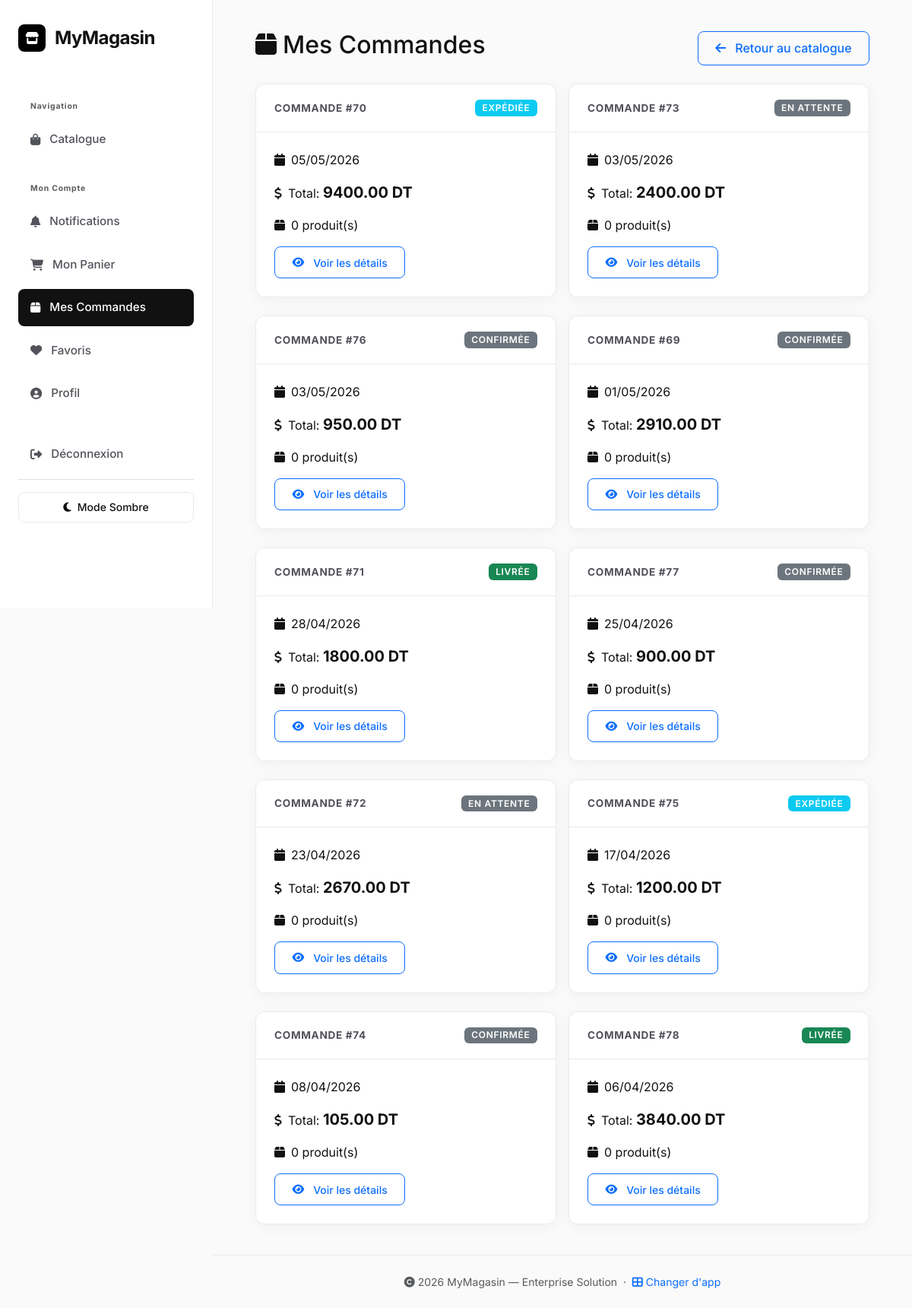
/magasin/commandes/ (signed in), run on the app's committed database.
### magasin/models.py (models this page shows, shortened)
class Commande(models.Model):
    STATUS_CHOICES = [
        ('en_attente',    'En attente'),
        ('confirmee',     'Confirmée'),
        ('en_preparation','En préparation'),
        ('expediee',      'Expédiée'),
        ('livree',        'Livrée'),
        ('annulee',       'Annulée'),
    ]
    client    = models.ForeignKey(User, on_delete=models.CASCADE, related_name='commandes', null=True, blank=True)
    status    = models.CharField(max_length=20, choices=STATUS_CHOICES, default='en_attente')
    totalCde  = models.DecimalField(max_digits=10, decimal_places=2, default=0)
    dateCde   = models.DateField()
    produits  = models.ManyToManyField(Produit, blank=True)
    adresse_livraison = models.CharField(max_length=255, default='', blank=True)
    telephone_contact = models.CharField(max_length=20,  default='', blank=True)
    email_contact     = models.EmailField(default='',    blank=True)
    note_admin        = models.TextField(blank=True, verbose_name="Note interne admin")
    raison_annulation = models.TextField(blank=True, verbose_name="Raison d'annulation")
    date_confirmation = models.DateTimeField(null=True, blank=True)
    date_expedition   = models.DateTimeField(null=True, blank=True)
    date_livraison    = models.DateTimeField(null=True, blank=True)
    numero_suivi      = models.CharField(max_length=100, blank=True, verbose_name="Numéro de suivi")
    class Meta:
        verbose_name        = 'Commande'
        verbose_name_plural = 'Commandes'
        ordering            = ['-dateCde', '-id']

### magasin/views.py (the view)
# urls.py: path('commandes/', views.mes_commandes, name='mes_commandes'),
@login_required
def mes_commandes(request):
    commandes = Commande.objects.filter(client=request.user).prefetch_related('lignes__produit').order_by('-dateCde')
    return render(request, 'magasin/mes_commandes.html', {'commandes': commandes})

### magasin/templates/magasin/mes_commandes.html (shortened to what this page needs)
{% extends 'magasin/base.html' %}
{% load static %}
{% block content %}
<div class="fade-in">
  <div class="d-flex justify-content-between align-items-center mb-4">
    <h2><i class="fas fa-box me-2"></i>Mes Commandes</h2>
    <a href="{% url 'index' %}" class="btn btn-outline-primary">
      <i class="fas fa-arrow-left me-1"></i> Retour au catalogue
    </a>
  </div>
  {% if commandes %}
  <div class="row g-4">
    {% for commande in commandes %}
    <div class="col-md-6">
      <div class="card">
        <div class="card-header d-flex justify-content-between align-items-center">
          <span class="fw-bold">Commande #{{ commande.id }}</span>
          <span class="badge
            {% if commande.status == 'livree' %}bg-success
            {% elif commande.status == 'expediee' %}bg-info
            {% elif commande.status == 'en_preparation' %}bg-warning
            {% elif commande.status == 'annulee' %}bg-danger
            {% else %}bg-secondary{% endif %}">
            {{ commande.get_status_display }}
          </span>
        </div>
        <div class="card-body">
          <p><i class="fas fa-calendar me-2"></i>{{ commande.dateCde|date:"d/m/Y" }}</p>
          <p><i class="fas fa-dollar-sign me-2"></i>Total: <span class="fs-5 fw-bold">{{ commande.totalCde }} DT</span></p>
          <p><i class="fas fa-box me-2"></i>{{ commande.produits.count }} produit(s)</p>
          <a href="{% url 'commande_detail' commande.id %}" class="btn btn-outline-primary btn-sm">
            <i class="fas fa-eye me-1"></i> Voir les détails
          </a>
        </div>
      </div>
    </div>
    {% endfor %}
  </div>
  {% endif %}
</div>
{% endblock %}

### static/css/base_v2.css (style rules this page uses)
:root { --bg-body: #FAFAFA; --bg-surface: #FFFFFF; --sidebar-w: 280px; --accent: #000000; --accent-hover: #333333; --text-main: #111111; --text-muted: #52525B; --border: #EAEAEA; --shadow: 0 4px 20px rgba(0,0,0,0.04); --bs-danger: #06B6D4; --bs-danger-rgb: 6, 182, 212; --bs-primary: #000000; --bs-primary-rgb: 0, 0, 0; --navy: var(--accent); --navy-dark: var(--accent-hover); }
body.dashboard-body { font-family: 'Inter', sans-serif !important; background-color: var(--bg-body) !important; color: var(--text-main) !important; margin: 0 !important; padding: 0 !important; min-height: 100vh; box-sizing: border-box; background-image: none !important; }
.btn { border-radius: 8px !important; padding: 0.6rem 1.4rem !important; font-weight: 500 !important; transition: all 0.2s ease !important; box-shadow: none !important; display: inline-flex !important; align-items: center !important; gap: 0.5rem !important; }
.card { background: var(--bg-surface) !important; border: 1px solid var(--border) !important; border-radius: 12px !important; box-shadow: var(--shadow) !important; color: var(--text-main) !important; transition: transform 0.2s ease !important; overflow: hidden !important; display: flex !important; flex-direction: column !important; }
.card-header { background: transparent !important; border-bottom: 1px solid var(--border) !important; padding: 1.25rem 1.5rem !important; font-weight: 600 !important; text-transform: uppercase !important; letter-spacing: 0.05em !important; font-size: 0.85rem !important; color: var(--text-muted) !important; }
.card-body { padding: 1.5rem !important; flex-grow: 1 !important; }
.badge { font-weight: 600 !important; padding: 0.4em 0.8em !important; border-radius: 6px !important; font-size: 0.75rem !important; }
.row { margin-left: -0.5rem !important; margin-right: -0.5rem !important; width: auto !important; }
.col, [class*="col-"] { padding-left: 0.5rem !important; padding-right: 0.5rem !important; }

### data on the page
Commande: id "70", status "EXPÉDIÉE", dateCde "05/05/2026", totalCde "9400.00", produits.count "0"
Commande: id "73", status "EN ATTENTE", dateCde "03/05/2026", totalCde "2400.00", produits.count "0"
Commande: id "76", status "CONFIRMÉE", dateCde "03/05/2026", totalCde "950.00", produits.count "0"
Commande: id "69", status "CONFIRMÉE", dateCde "01/05/2026", totalCde "2910.00", produits.count "0"
Commande: id "71", status "LIVRÉE", dateCde "28/04/2026", totalCde "1800.00", produits.count "0"
Commande: id "77", status "CONFIRMÉE", dateCde "25/04/2026", totalCde "900.00", produits.count "0"
Commande: id "72", status "EN ATTENTE", dateCde "23/04/2026", totalCde "2670.00", produits.count "0"
Commande: id "75", status "EXPÉDIÉE", dateCde "17/04/2026", totalCde "1200.00", produits.count "0"
Commande: id "74", status "CONFIRMÉE", dateCde "08/04/2026", totalCde "105.00", produits.count "0"
Commande: id "78", status "LIVRÉE", dateCde "06/04/2026", totalCde "3840.00", produits.count "0"
